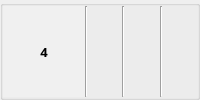
                      <widget class="QGroupBox" name="groupBox_13">
                       <property name="title">
                        <string/>
                       </property>
                       <layout class="QHBoxLayout" name="horizontalLayout_6">
                        <property name="spacing">
                         <number>0</number>
                        </property>
                        <property name="leftMargin">
                         <number>0</number>
                        </property>
                        <property name="topMargin">
                         <number>0</number>
                        </property>
                        <property name="rightMargin">
                         <number>0</number>
                        </property>
                        <property name="bottomMargin">
                         <number>0</number>
                        </property>
                        <item>
                         <widget class="QLabel" name="label_13">
                          <property name="minimumSize">
                           <size>
                            <width>82</width>
                            <height>0</height>
                           </size>
                          </property>
                          <property name="maximumSize">
                           <size>
                            <width>60</width>
                            <height>16777215</height>
                           </size>
                          </property>
                          <property name="font">
                           <font>
                            <family>나눔고딕</family>
                            <pointsize>10</pointsize>
                            <weight>75</weight>
                            <bold>true</bold>
                           </font>
                          </property>
                          <property name="styleSheet">
                           <string notr="true">background-color : rgb(240, 240, 240)</string>
                          </property>
                          <property name="text">
                           <string>4</string>
                          </property>
                          <property name="alignment">
                           <set>Qt::AlignCenter</set>
                          </property>
                         </widget>
                        </item>
                        <item>
                         <widget class="Line" name="line_5">
                          <property name="orientation">
                           <enum>Qt::Vertical</enum>
                          </property>
                         </widget>
                        </item>
                        <item>
                         <widget class="QLabel" name="nielsen_TV_Programme4">
                          <property name="font">
                           <font>
                            <family>나눔고딕</family>
                            <pointsize>10</pointsize>
                           </font>
                          </property>
                          <property name="text">
                           <string/>
                          </property>
                          <property name="margin">
                           <number>0</number>
                          </property>
                         </widget>
                        </item>
                        <item>
                         <widget class="Line" name="line_22">
                          <property name="orientation">
                           <enum>Qt::Vertical</enum>
                          </property>
                         </widget>
                        </item>
                        <item>
                         <widget class="QLabel" name="nielsen_TV_Broadcast4">
                          <property name="maximumSize">
                           <size>
                            <width>200</width>
                            <height>16777215</height>
                           </size>
                          </property>
                          <property name="font">
                           <font>
                            <family>나눔고딕</family>
                            <pointsize>10</pointsize>
                           </font>
                          </property>
                          <property name="text">
                           <string/>
                          </property>
                          <property name="margin">
                           <number>0</number>
                          </property>
                         </widget>
                        </item>
                        <item>
                         <widget class="Line" name="line_15">
                          <property name="orientation">
                           <enum>Qt::Vertical</enum>
                          </property>
                         </widget>
                        </item>
                        <item>
                         <widget class="QLabel" name="nielsen_TV_Audience4">
                          <property name="maximumSize">
                           <size>
                            <width>150</width>
                            <height>16777215</height>
                           </size>
                          </property>
                          <property name="font">
                           <font>
                            <family>나눔고딕</family>
                            <pointsize>10</pointsize>
                           </font>
                          </property>
                          <property name="text">
                           <string/>
                          </property>
                          <property name="alignment">
                           <set>Qt::AlignCenter</set>
                          </property>
                         </widget>
                        </item>
                       </layout>
                      </widget>
